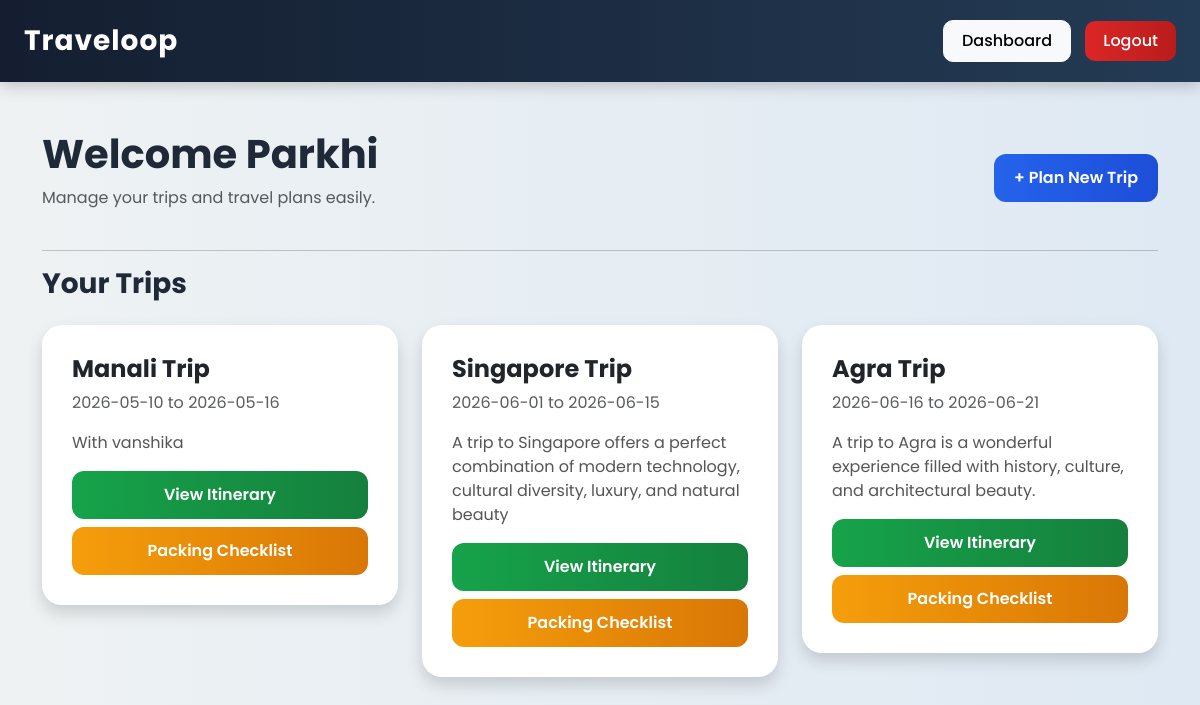
The page /dashboard (signed in) on the database its author committed.
### app.py (models this page shows)
class User(UserMixin, db.Model):
    id = db.Column(db.Integer, primary_key=True)
    name = db.Column(db.String(100))
    email = db.Column(db.String(100), unique=True)
    password = db.Column(db.String(100))

class Trip(db.Model):
    id = db.Column(db.Integer, primary_key=True)
    trip_name = db.Column(db.String(100))
    start_date = db.Column(db.String(50))
    end_date = db.Column(db.String(50))
    description = db.Column(db.Text)
    user_id = db.Column(db.Integer, db.ForeignKey('user.id'))

### app.py (the view)
@app.route('/dashboard')
@login_required
def dashboard():
    trips = Trip.query.filter_by(
        user_id=current_user.id
    ).all()
    return render_template(
        'dashboard.html',
        trips=trips
    )

### app.py (called while the page is built)
@login_manager.user_loader
def load_user(user_id):
    return User.query.get(int(user_id))

### templates/dashboard.html (shortened to what this page needs)
{% extends 'base.html' %}
{% block content %}
<div class="d-flex justify-content-between align-items-center mb-4">
    <div>
        <h1>
            Welcome {{ current_user.name }}
        </h1>
        <p class="text-muted">
            Manage your trips and travel plans easily.
        </p>
    </div>
    <a href="/create_trip" class="btn btn-primary">
        + Plan New Trip
    </a>
</div>
<hr>
<h3 class="mb-4">
    Your Trips
</h3>
<div class="row">
    {% for trip in trips %}
    <div class="col-md-4">
        <div class="card shadow mb-4">
            <div class="card-body">
                <h4 class="card-title">
                    {{ trip.trip_name }}
                </h4>
                <p class="text-muted">
                    {{ trip.start_date }}
                    to
                    {{ trip.end_date }}
                </p>
                <p>
                    {{ trip.description }}
                </p>
                <div class="d-grid gap-2">
                    <a
                        href="/itinerary/{{ trip.id }}"
                        class="btn btn-success">
                        View Itinerary
                    </a>
                    <a
                        href="/packing/{{ trip.id }}"
                        class="btn btn-warning">
                        Packing Checklist
                    </a>
                </div>
            </div>
        </div>
    </div>
    {% endfor %}
</div>
{% endblock %}

### static/style.css (style rules this page uses)
* { margin: 0; padding: 0; box-sizing: border-box; }
body { font-family: 'Poppins', sans-serif; background: linear-gradient( to right, #eef2f3, #dfe9f3 ); min-height: 100vh; color: #333; }
.card { border: none; border-radius: 20px; overflow: hidden; background: #ffffff; box-shadow: 0 8px 25px rgba(0,0,0,0.08); transition: all 0.3s ease; }
.card-body { padding: 30px; }
h1, h2, h3, h4 { font-weight: 700; color: #1f2937; }
p { color: #555; }
.btn { border-radius: 12px; padding: 12px 20px; font-weight: 600; transition: all 0.3s ease; }
.btn-primary { background: linear-gradient( to right, #2563eb, #1d4ed8 ); border: none; }
.btn-success { background: linear-gradient( to right, #16a34a, #15803d ); border: none; }
.btn-warning { background: linear-gradient( to right, #f59e0b, #d97706 ); border: none; color: white; }

### rows shown on the page
User: name "Parkhi"
Trip: trip_name "Manali Trip", start_date "2026-05-10", end_date "2026-05-16", description "With vanshika"
Trip: trip_name "Singapore Trip", start_date "2026-06-01", end_date "2026-06-15", description "A trip to Singapore offers a perfect combination of modern technology, cultural diversity, luxury, and natural beauty"
Trip: trip_name "Agra Trip", start_date "2026-06-16", end_date "2026-06-21", description "A trip to Agra is a wonderful experience filled with history, culture, and architectural beauty."
